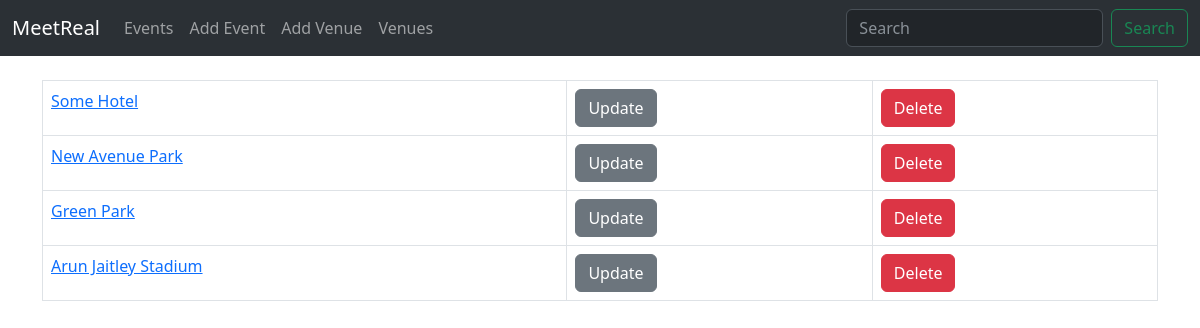
Page /list_venues on the earlier database version.
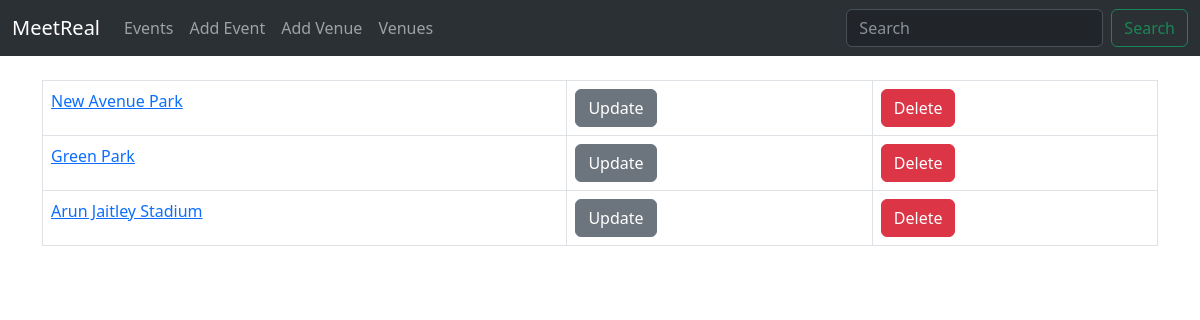
Same page on the later database version.
### events/models.py (models this page shows, shortened)
class Venue(models.Model):
        name = models.CharField(max_length=120)
        address = models.CharField(max_length=300)
        zip_code = models.CharField(max_length=15)
        phone = models.CharField(max_length=25,blank=True)
        web = models.URLField(blank=True)
        email_address = models.EmailField(blank=True)

### events/views.py (the view)
# urls.py: path('list_venues',views.list_venues,name='list-venues'),
def list_venues(request):
    venues = Venue.objects.all()
    return render(request,'events/list-venues.html',{'venues':venues})

### events/templates/events/list-venues.html
{% extends './base.html' %}
{% block content %}
<table class="table table-hover table-bordered">
    {% for venue in venues %}
    <tr>
        <td><a href="{% url 'show-venue' venue.id%}">{{venue.name}}</a></td>
        <td><a href="{% url 'update-venue' venue.id %}" class="btn btn-secondary">Update</a></td>
        <td><a href="{% url 'delete-venue' venue.id %}" class="btn btn-danger">Delete</a></td>
    </tr>
    {% endfor %}
  </table>
{% endblock content %}

Differences in the rows shown:
removed Venue: name "Some Hotel"
